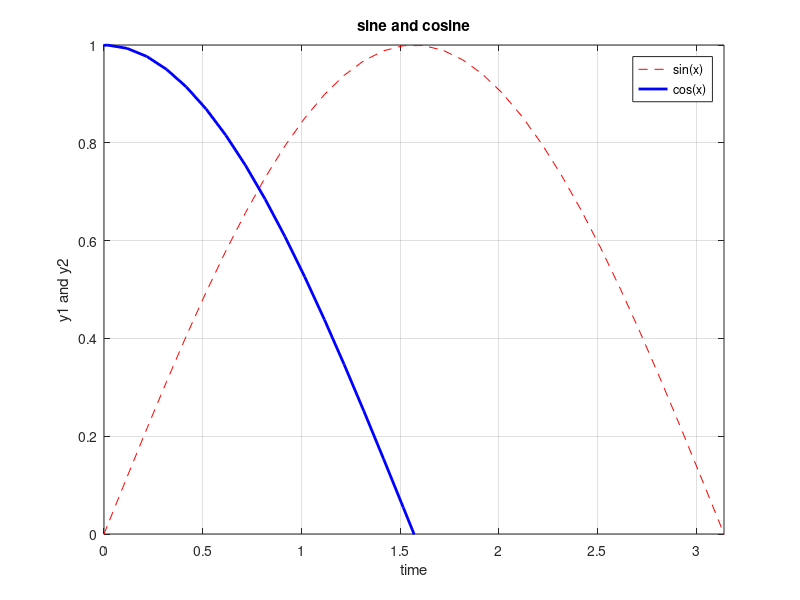

This figure's MATLAB source:
x = -2*pi : 0.1 : 2*pi;     % x벡터 생성
y1 = sin(x);                %sin(x)값을 y1에 저장
plot (x, y1, 'r--');        % 그래프를 빨간 점섬으로 그림
grid on                     % 그래프에 격자 생성
title('sine and cosine')    % 그래프 제목 설정
xlabel('time');             % x축 이름 설정
ylabel('y1 and y2');        % y축 이름 설정
hold on                     % 현재 그래프에 다른 그래프 겹쳐 그리기 허용
y2 = cos(x);                % cos(x)값을 y2에 저장
plot(x, y2, 'b', 'LineWidth', 2); % 그래프를 파란색으로 그리되 두께 2로 설정
legend('sin(x)', 'cos(x)'); % 현재 그려진 그래프들의 이름 화면에 띄움
axis([0 pi 0 1]);           % 그래프를 x축은 0~pi, y축은 0~1까지만 그림
